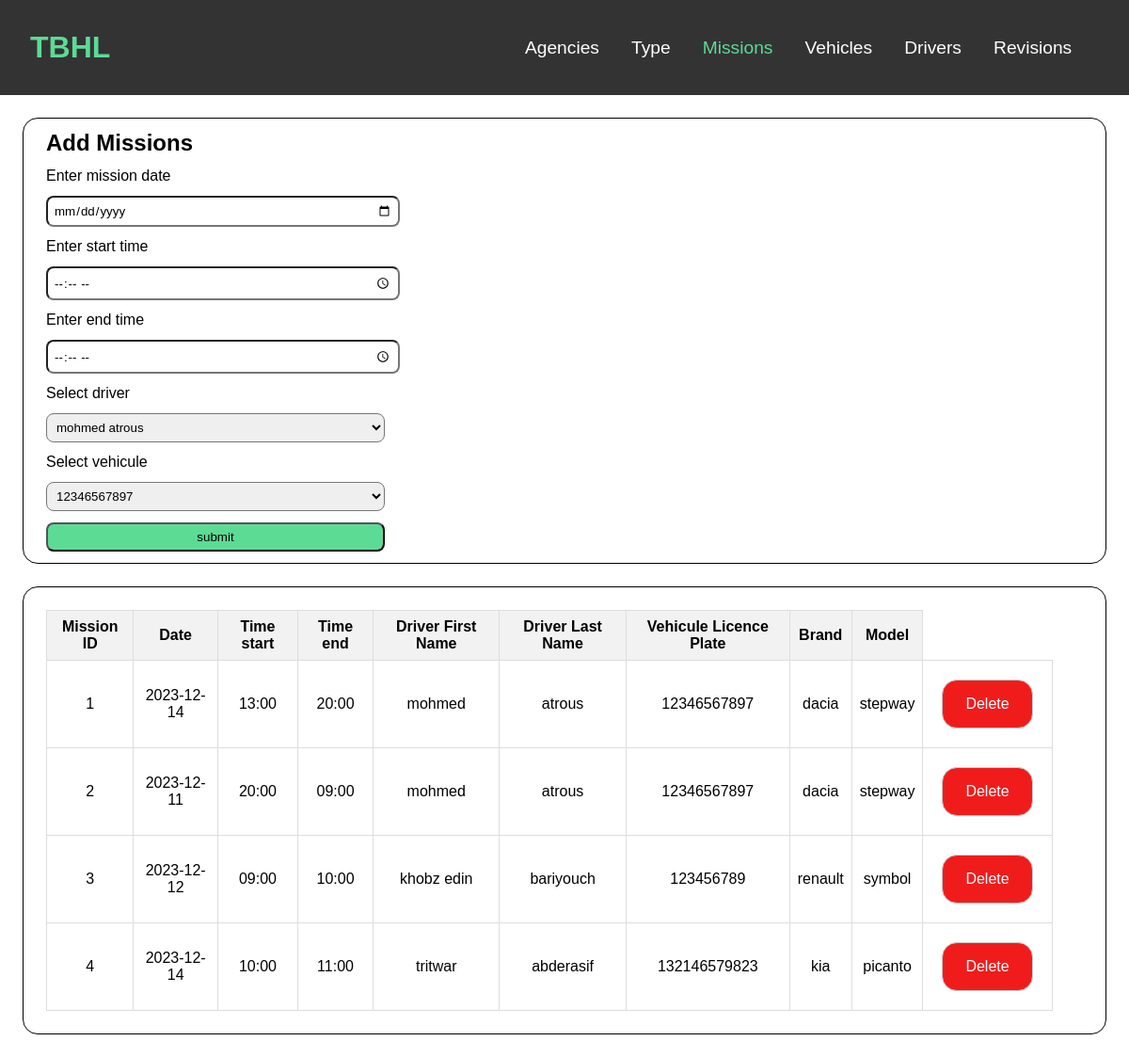
The page /mission on the database as committed earlier.
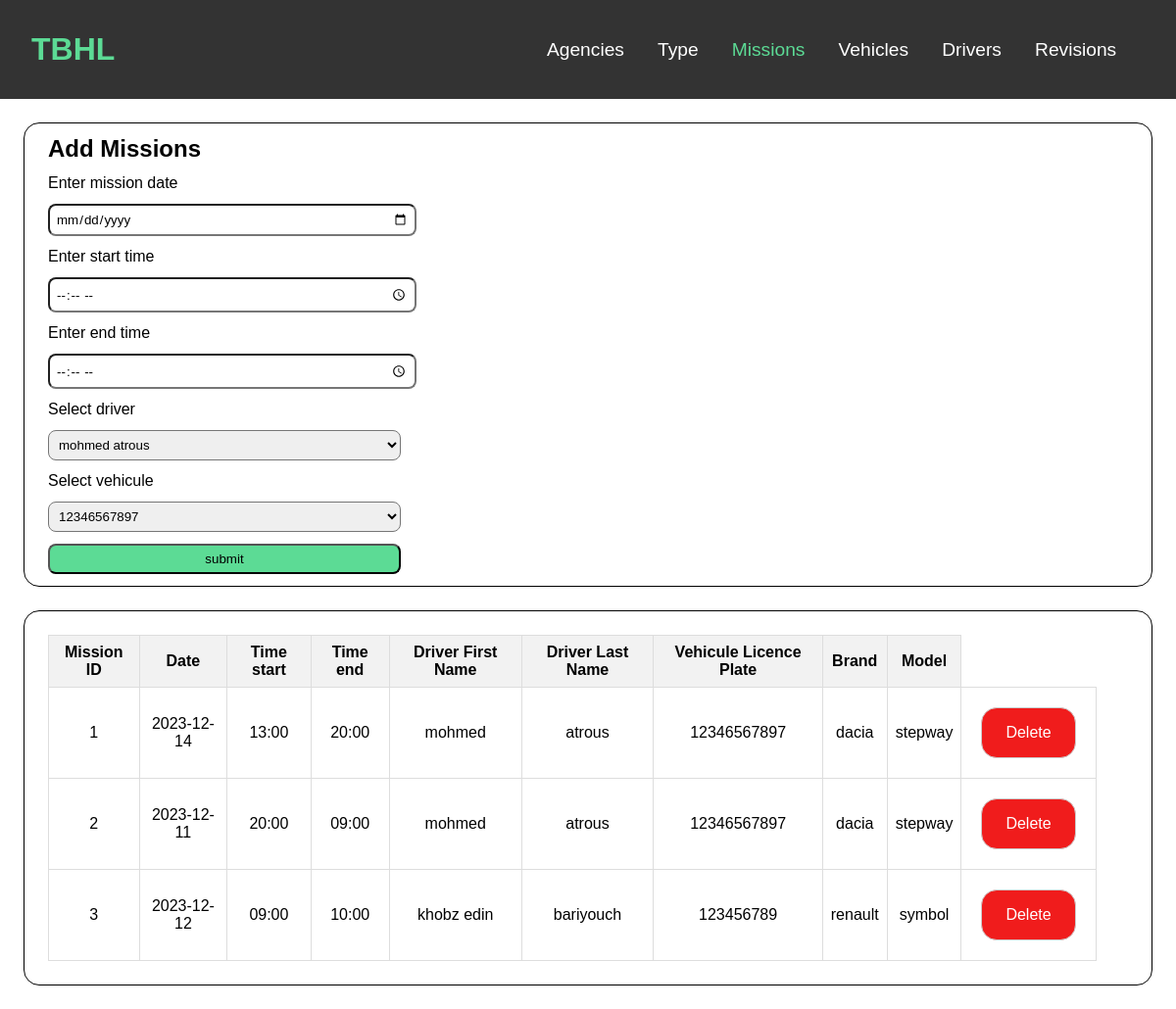
The same page on the database as committed later.
### tables this page shows
CREATE TABLE Mission(
        MissionID INTEGER PRIMARY KEY AUTOINCREMENT,
        Date TEXT NOT NULL,
        HeureDebut TEXT NOT NULL,
        HeureFin TEXT NOT NULL,
        ChauffeurID INTEGER NOT NULL,
        VehiculeID INTEGER NOT NULL
    );

CREATE TABLE Chauffeur(
        ChauffeurID INTEGER PRIMARY KEY AUTOINCREMENT,
        Nom TEXT NOT NULL,
        Prenom TEXT NOT NULL,
        Telephone INTEGER NOT NULL,
        Email TEXT NOT NULL,
        AgenceID INTEGER NOT NULL,
        FOREIGN KEY(AgenceID) REFERENCES Agence(AgenceID)
    );

CREATE TABLE Vehicule(
        VehiculeID INTEGER PRIMARY KEY AUTOINCREMENT,
        TypeID INTEGER NOT NULL,
        Immatriculation TEXT NOT NULL,
        DateAchat TEXT NOT NULL
    );

CREATE TABLE Type(
        TypeID INTEGER PRIMARY KEY AUTOINCREMENT,
        Marque TEXT NOT NULL,
        Modele TEXT NOT NULL
    );

### main.py (the view, shortened to what this page needs)
@app.route("/mission",methods = ['GET' , 'POST'])
def mission():
    chauffeure_list = cursor.execute('SELECT * FROM Chauffeur').fetchall()
    vehicule_list = cursor.execute('SELECT * FROM Vehicule').fetchall()
    mission_list = cursor.execute('''SELECT Chauffeur.Nom, Chauffeur.Prenom,
                                    Vehicule.Immatriculation, Type.Marque, Type.Modele,
                                    Mission.*
                                    FROM Mission
                                    JOIN Chauffeur ON Chauffeur.ChauffeurID = Mission.ChauffeurID
                                    JOIN Vehicule ON Vehicule.VehiculeID = Mission.VehiculeID
                                    JOIN Type ON Vehicule.TypeID = Type.TypeID''').fetchall()
    return render_template("missionmanager.html",chauffeure_list=chauffeure_list
                           ,vehicule_list=vehicule_list,mission_list=mission_list)

### templates/missionmanager.html (shortened to what this page needs)
<!DOCTYPE html>
<html lang="en">
<head>
    <link type="text/css" rel="stylesheet" href="{{ url_for('static', filename='stylesheet/body.css')}}">
    <link type="text/css" rel="stylesheet" href="{{ url_for('static', filename='stylesheet/appbar.css')}}">
</head>
<body>
    <header>
        <a href="/" id="logo">TBHL</a>
        <nav>
            <ul>
                <li><a href="/agence" >Agencies</a></li>
                <li><a href="/type">Type</a></li>
                <li><a href="/mission" class="selected">Missions</a></li>
                <li><a href="/vehicule">Vehicles</a></li>
                <li><a href="/chauffeur">Drivers</a></li>
                <li><a href="/revision">Revisions</a></li>
            </ul>
        </nav>
    </header>
    <div class="add">
        <form method="post">
            <h2>Add Missions</h2>
            <label>Enter mission date</label>
            <input type="date" id="date" name="date" required>
            <label>Enter start time</label>
            <input type="time" id="heurdeb" name="heurdebut" required>
            <label>Enter end time</label>
            <input type="time" id="heurfin" name="heurfin" required>
            <label>Select driver</label>
            <select name="chauffeur" id="chauf">
                {% for chauffeur in chauffeure_list %}
                <option value="{{chauffeur[0]}}">{{chauffeur[1]}} {{chauffeur[2]}}</option>
                {% endfor %}
            </select>
            <label>Select vehicule</label>
            <select name="vehicule" id="vehicule">
                {% for vehicule in vehicule_list %}
                <option value="{{vehicule[0]}}">{{vehicule[2]}}</option>
                {% endfor %}
            </select>
            <input type="submit" id="sub" value="submit">
        </form>
    </div>
    <div class="list">
        <table>
            <thead>
                <tr>
                    <th>Mission ID</th>
                    <th>Date</th>
                    <th>Time start</th>
                    <th>Time end</th>
                    <th>Driver First Name</th>
                    <th>Driver Last Name</th>
                    <th>Vehicule Licence Plate</th>
                    <th>Brand</th>
                    <th>Model</th>
                </tr>
            </thead>
            <tbody>
                {% for element in mission_list %}
                    <tr>
                        <td>{{ element[5] }}</td>
                        <td>{{ element[6] }}</td>
                        <td>{{ element[7] }}</td>
                        <td>{{ element[8] }}</td>
                        <td>{{ element[0] }}</td>
                        <td>{{ element[1] }}</td>
                        <td>{{ element[2] }}</td>
                        <td>{{ element[3] }}</td>
                        <td>{{ element[4] }}</td>
                        <td>
                            <a href="/mission/sup:{{element[0]}}">Delete</a>
                        </td>
                    </tr>
                {% endfor %}
            </tbody>
        </table>
    </div>
</body>
</html>

Rows that differ between the two databases and show on the page:
removed Mission: MissionID "4", Date "2023-12-14", HeureDebut "10:00", HeureFin "11:00", Nom "tritwar", Prenom "abderasif", Immatriculation "132146579823", Marque "kia", Modele "picanto"
